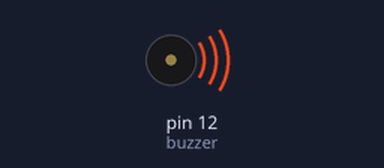
Recording of a sketch running on a simulated Arduino Uno, built with avr-gcc and run on an emulated ATmega328P. Shown: buzzer (waves = sounding, pin HIGH).

Above: at 0.1 s.
Timing chart, 0 to 3.0 s (numbered marks = the images above):
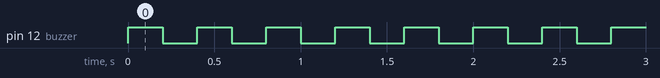

Measured:
- by itself, pin 12 (buzzer): alternates HIGH for 0.20 s and LOW for 0.20 s

The sketch:

5_Buzzer.ino
```cpp
#define buzzer 12
void setup() {
  pinMode(buzzer, OUTPUT);
}

void loop() {
  digitalWrite(buzzer, HIGH);
  delay(200);
  digitalWrite(buzzer, LOW);
  delay(200);

}
```
